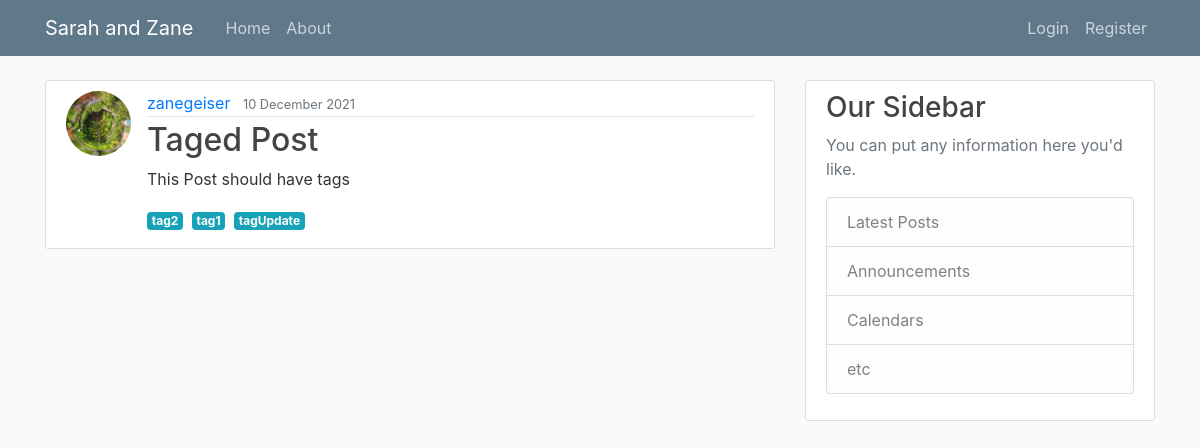
The page /post/34/ on the database its author committed.
### blog/models.py (models this page shows, shortened)
class Post(models.Model):
    title = models.CharField(max_length=100)
    content = models.TextField()
    date_posted = models.DateTimeField(default=timezone.now)
    author = models.ForeignKey(User, on_delete=models.CASCADE)
    tags = TaggableManager()

### users/models.py (models this page shows, shortened)
class Profile(models.Model):
    user = models.OneToOneField(User, on_delete=models.CASCADE)
    image = models.ImageField(default='default.jpg', upload_to='profile_pics')
    """ def save(self, *args, **kwargs):
        #method currently leaves the previous image on the server.
        #need to figure out how to remove.
        super().save(*args, **kwargs)

        img = Image.open(self.image.path)

        if img.height > 300 or img.width > 300:
            output_size = (300, 300)
            img.thumbnail(output_size)
            img.save(self.image.path) """

### blog/views.py (the view)
# urls.py: path('post/<int:pk>/', PostDetailView.as_view(), name='post-detail'),
class PostDetailView(DetailView):
    model = Post

### blog/templates/blog/post_detail.html (shortened to what this page needs)
{% extends "blog/base.html"%}
{% block content %}
    <article class="media content-section">
        <img class="rounded-circle article-img" src="{{ post.author.profile.image.url }}">
        <div class="media-body">
            <div class="article-metadata">
                <a class="mr-2" href="{% url 'user-posts' object.author.username %}">{{ object.author }}</a>
                <small class="text-muted">{{ object.date_posted|date:"d F Y" }}</small>
            </div>
        <h2 class="article-title" >{{ object.title }}</h2>
        <p class="article-content">{{ object.content }}</p>
        <div>
            {% for tag in object.tags.all %}
                <label class="badge badge-info mr-1">{{tag}}</label>
            {% endfor %}
        </div>
        </div>
    </article>
{% endblock content %}

### blog/static/blog/main.css (style rules this page uses)
body { background: #fafafa; color: #333333; margin-top: 5rem; }
h1, h2, h3, h4, h5, h6 { color: #444444; }
.content-section { background: #ffffff; padding: 10px 20px; border: 1px solid #dddddd; border-radius: 3px; margin-bottom: 20px; }
.article-title { color: #444444; }
.article-content { white-space: pre-line; }
.article-img { height: 65px; width: 65px; margin-right: 16px; }
.article-metadata { padding-bottom: 1px; margin-bottom: 4px; border-bottom: 1px solid #e3e3e3 }

### rows shown on the page
Post: author.profile.image (picture), author "zanegeiser", date_posted "10 December 2021", title "Taged Post", content "This Post should have tags"
Tag: name "tag2"
Tag: name "tag1"
Tag: name "tagUpdate"
